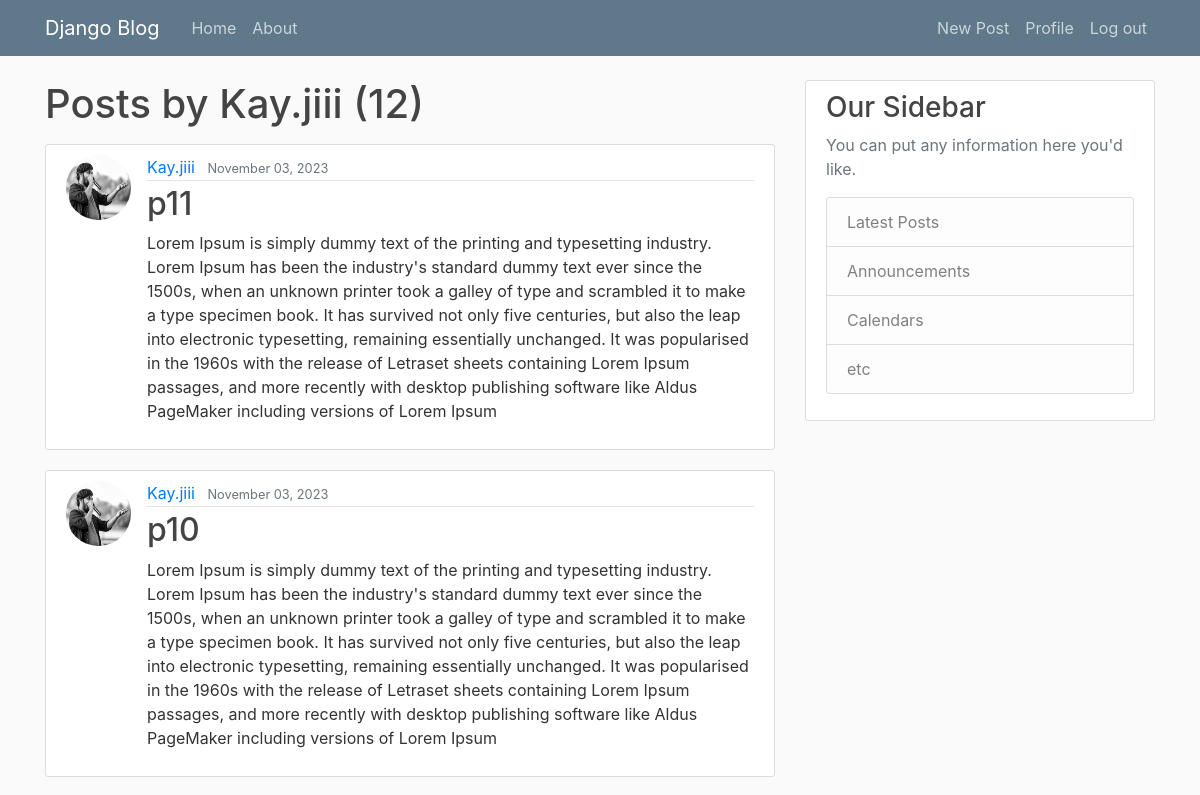
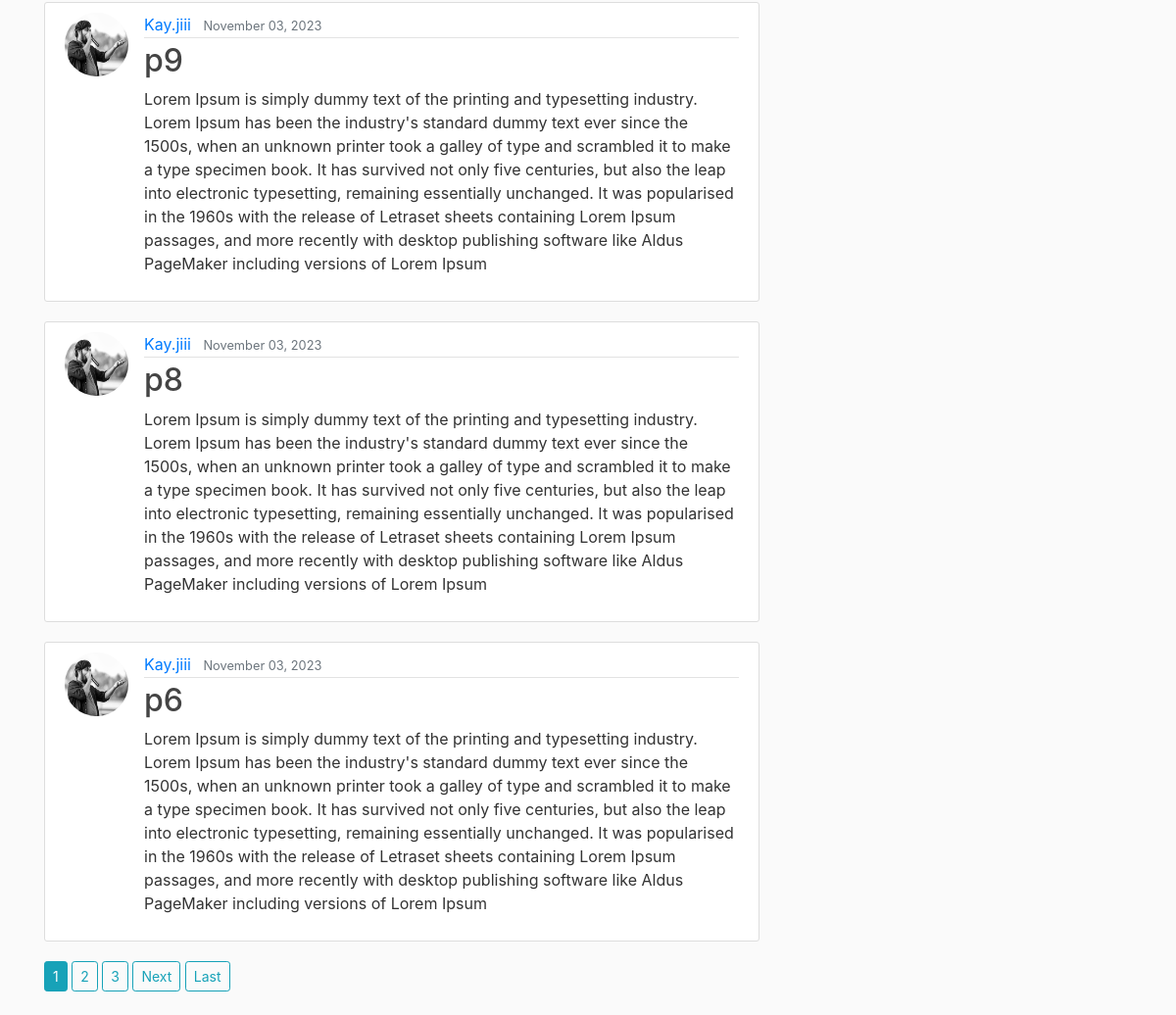
The app's page /user/Kay.jiii (signed in) with its own data (2 pictures, top to bottom).
### blog/models.py (models this page shows, shortened)
class Post(models.Model):
    title = models.CharField(max_length=100)
    content = models.TextField()
    date_posted = models.DateTimeField(default=timezone.now)
    author = models.ForeignKey(User, on_delete=models.CASCADE)

### users/models.py (models this page shows, shortened)
class Profile(models.Model):
    user = models.OneToOneField(User, on_delete=models.CASCADE)
    image = models.ImageField(default='default.jpg', upload_to='profile_pics')

### blog/views.py (the view)
# urls.py: path('user/<str:username>', UserPostListView.as_view(), name='user-posts'),
class UserPostListView(LoginRequiredMixin, ListView):
    model = Post
    template_name = 'blog/user_posts.html' # <app>/<model>_<viewtype>.html
    context_object_name = 'posts'
    ordering = ['-date_posted']
    paginate_by = 5
    def get_queryset(self):
        user = get_object_or_404(User, username = self.kwargs.get('username'))
        return Post.objects.filter(author = user).order_by('-date_posted')

### blog/templates/blog/user_posts.html (shortened to what this page needs)
{% extends "blog/base.html" %}
{%block content %}
    <h1 class="mb-3">Posts by {{ view.kwargs.username }} ({{ page_obj.paginator.count }})</h1>
    {% for post in posts %}
        <article class="media content-section">
            <img class = "rounded-circle article-img" src="{{ post.author.profile.image.url }}">
            <div class="media-body">
                <div class="article-metadata">
                    <a class="mr-2" href="{% url 'user-posts' post.author.username %}">{{ post.author }}</a>
                    <small class="text-muted">{{ post.date_posted | date:"F d, Y" }}</small>
                </div>
                <h2><a class="article-title" href="{% url 'post-detail' post.id %}">{{ post.title }}</a></h2>
                <p class="article-content">{{ post.content }}</p>
            </div>
        </article>
    {% endfor %}
    {% if is_paginated %}
        {% for num in page_obj.paginator.page_range %}
            {% if page_obj.number == num %}
                <a class="btn btn-sm btn-info mb-4" href="?page={{ num }}">{{ num }}</a>
            {% elif num > page_obj.number|add:'-3' and num < page_obj.number|add:'3'%}
            <a class="btn btn-sm btn-outline-info mb-4" href="?page={{ num }}">{{ num }}</a>
            {% endif %}
        {% endfor %}
        {% if page_obj.has_next %}
            <a class="btn btn-sm btn-outline-info mb-4" href="?page={{ page_obj.next_page_number}}">Next</a>
            <a class="btn btn-sm btn-outline-info mb-4" href="?page= {{ page_obj.paginator.num_pages}}">Last</a>
        {% endif %}
    {% endif %}
{% endblock content %}

### blog/templates/blog/base.html (shortened to what this page needs)
{% load static %}
<!DOCTYPE html>
<html lang="en">
<head>
    <link rel="stylesheet" href="https://cdn.jsdelivr.net/npm/bootstrap@4.0.0/dist/css/bootstrap.min.css">
    <link rel="stylesheet" href="{% static 'blog/main.css'%}">
</head>
<body>
  <header class="site-header">
    <nav class="navbar navbar-expand-md navbar-dark bg-steel fixed-top">
      <div class="container">
        <a class="navbar-brand mr-4" href="{% url 'blog-home' %}">Django Blog</a>
        <div class="collapse navbar-collapse" id="navbarToggle">
          <div class="navbar-nav mr-auto">
            <a class="nav-item nav-link" href="{% url 'blog-home' %}">Home</a>
            <a class="nav-item nav-link" href="{% url 'blog-about' %}">About</a>
          </div>
          <div class="navbar-nav">
            {% if user.is_authenticated %}
              <a class="nav-item nav-link" href="{% url 'post-create' %}">New Post</a>
              <a class="nav-item nav-link" href="{% url 'profile' %}">Profile</a>
              <a class="nav-item nav-link" href="{% url 'logout' %}">Log out</a>
            {% else %}
              <a class="nav-item nav-link" href="{% url 'login' %}">Login</a>
              <a class="nav-item nav-link" href="{% url 'register' %}">Register</a>
            {% endif %}
          </div>
        </div>
      </div>
    </nav>
  </header>
  <main role="main" class="container">
    <div class="row">
      <div class="col-md-8">
        {% block content %}{% endblock %}
      </div>
      <div class="col-md-4">
        <div class="content-section">
          <h3>Our Sidebar</h3>
          <p class='text-muted'>You can put any information here you'd like.
            <ul class="list-group">
              <li class="list-group-item list-group-item-light">Latest Posts</li>
              <li class="list-group-item list-group-item-light">Announcements</li>
              <li class="list-group-item list-group-item-light">Calendars</li>
              <li class="list-group-item list-group-item-light">etc</li>
            </ul>
          </p>
        </div>
      </div>
    </div>
  </main>
</body>
</html>

### blog/static/blog/main.css (style rules this page uses)
body { background: #fafafa; color: #333333; margin-top: 5rem; }
h1, h2, h3, h4, h5, h6 { color: #444444; }
ul { margin: 0; }
.bg-steel { background-color: #5f788a; }
.site-header .navbar-nav .nav-link { color: #cbd5db; }
.content-section { background: #ffffff; padding: 10px 20px; border: 1px solid #dddddd; border-radius: 3px; margin-bottom: 20px; }
.article-title { color: #444444; }
.article-content { white-space: pre-line; }
.article-img { height: 65px; width: 65px; margin-right: 16px; }
.article-metadata { padding-bottom: 1px; margin-bottom: 4px; border-bottom: 1px solid #e3e3e3 }

### records on screen
Post: author.profile.image (picture), author "Kay.jiii", date_posted "November 03, 2023", title "p11", content "Lorem Ipsum is simply dummy text of the printing and typesetting industry. Lorem Ipsum has been the industry's standard dummy text ever since the 1500s, when an unknown printer took a galley of type and scrambled it to make a type specimen book. It has survived not only five centuries, but also the leap into electronic typesetting, remaining essentially unchanged. It was popularised in the 1960s with the release of Letraset sheets containing Lorem Ipsum passages, and more recently with desktop publishing software like Aldus PageMaker including versions of Lorem Ipsum"
Post: author.profile.image (picture), author "Kay.jiii", date_posted "November 03, 2023", title "p10", content "Lorem Ipsum is simply dummy text of the printing and typesetting industry. Lorem Ipsum has been the industry's standard dummy text ever since the 1500s, when an unknown printer took a galley of type and scrambled it to make a type specimen book. It has survived not only five centuries, but also the leap into electronic typesetting, remaining essentially unchanged. It was popularised in the 1960s with the release of Letraset sheets containing Lorem Ipsum passages, and more recently with desktop publishing software like Aldus PageMaker including versions of Lorem Ipsum"
Post: author.profile.image (picture), author "Kay.jiii", date_posted "November 03, 2023", title "p9", content "Lorem Ipsum is simply dummy text of the printing and typesetting industry. Lorem Ipsum has been the industry's standard dummy text ever since the 1500s, when an unknown printer took a galley of type and scrambled it to make a type specimen book. It has survived not only five centuries, but also the leap into electronic typesetting, remaining essentially unchanged. It was popularised in the 1960s with the release of Letraset sheets containing Lorem Ipsum passages, and more recently with desktop publishing software like Aldus PageMaker including versions of Lorem Ipsum"
Post: author.profile.image (picture), author "Kay.jiii", date_posted "November 03, 2023", title "p8", content "Lorem Ipsum is simply dummy text of the printing and typesetting industry. Lorem Ipsum has been the industry's standard dummy text ever since the 1500s, when an unknown printer took a galley of type and scrambled it to make a type specimen book. It has survived not only five centuries, but also the leap into electronic typesetting, remaining essentially unchanged. It was popularised in the 1960s with the release of Letraset sheets containing Lorem Ipsum passages, and more recently with desktop publishing software like Aldus PageMaker including versions of Lorem Ipsum"
Post: author.profile.image (picture), author "Kay.jiii", date_posted "November 03, 2023", title "p6", content "Lorem Ipsum is simply dummy text of the printing and typesetting industry. Lorem Ipsum has been the industry's standard dummy text ever since the 1500s, when an unknown printer took a galley of type and scrambled it to make a type specimen book. It has survived not only five centuries, but also the leap into electronic typesetting, remaining essentially unchanged. It was popularised in the 1960s with the release of Letraset sheets containing Lorem Ipsum passages, and more recently with desktop publishing software like Aldus PageMaker including versions of Lorem Ipsum"

### other values on screen
{{ view.kwargs.username }} "Kay.jiii"
{{ page_obj.paginator.count }} "12"
{{ num }} "1"
{{ num }} "2" "3"
